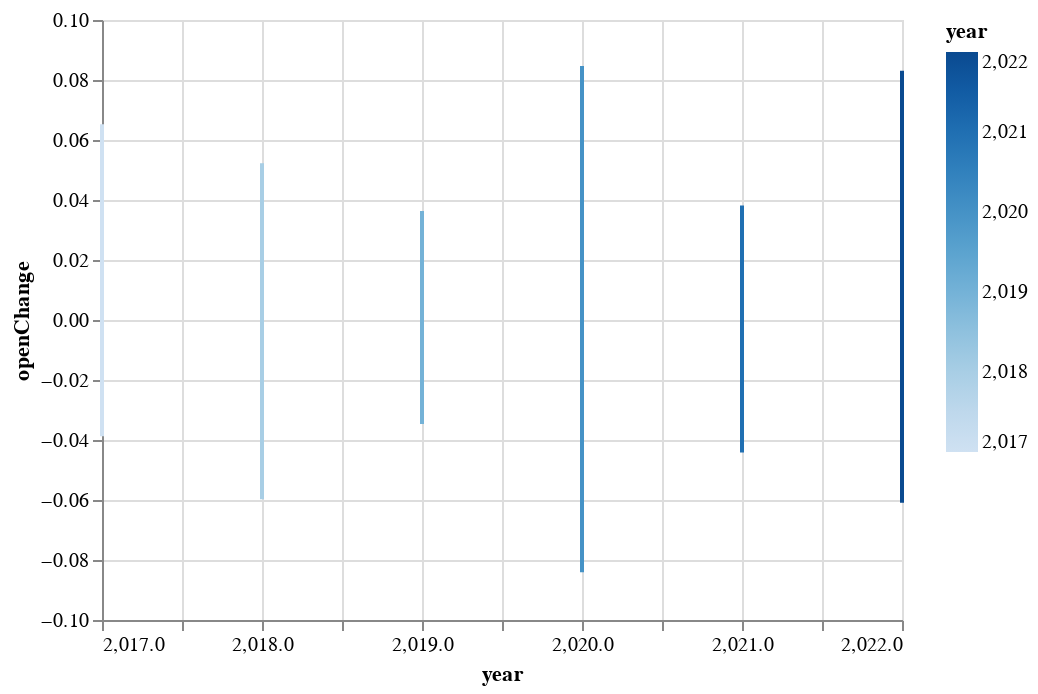

The notebook cell this image was saved under:
### Code cell
(alt.Chart(dataframe).mark_line().encode(x='year', y='openChange', color='year'))

### Figure 1 — Vega-Lite specification as saved in the notebook (floating-point values rounded to 4 significant figures; data arrays with more than 128 entries replaced by an {"elided": "..."} marker saying what was removed)
{"config": {"view": {"continuousWidth": 400, "continuousHeight": 300}}, "data": {"name": "data-21fda5f50a08de9b8e875d17896a1d9d"}, "mark": "line", "encoding": {"color": {"field": "year", "type": "quantitative"}, "x": {"field": "year", "type": "quantitative"}, "y": {"field": "openChange", "type": "quantitative"}}, "$schema": "https://vega.github.io/schema/vega-lite/v4.17.0.json", "datasets": {"data-21fda5f50a08de9b8e875d17896a1d9d": {"elided": "1260 records"}}}
